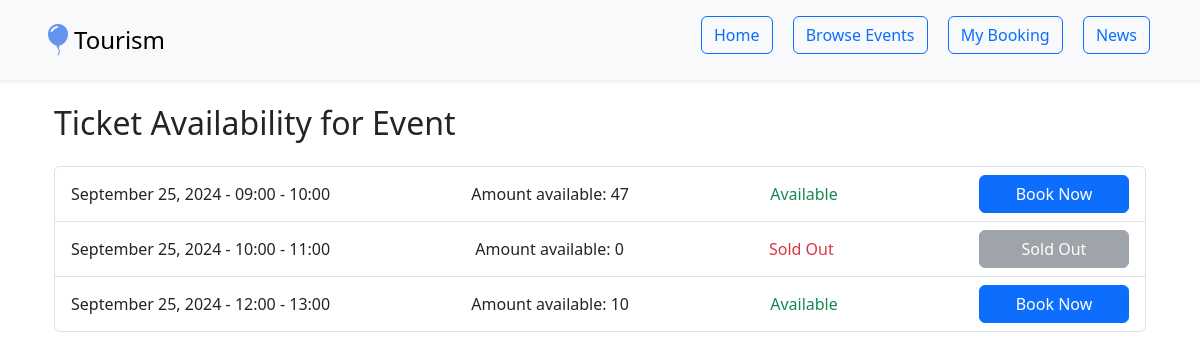
/availability/1, run on an earlier commit of the app's database.
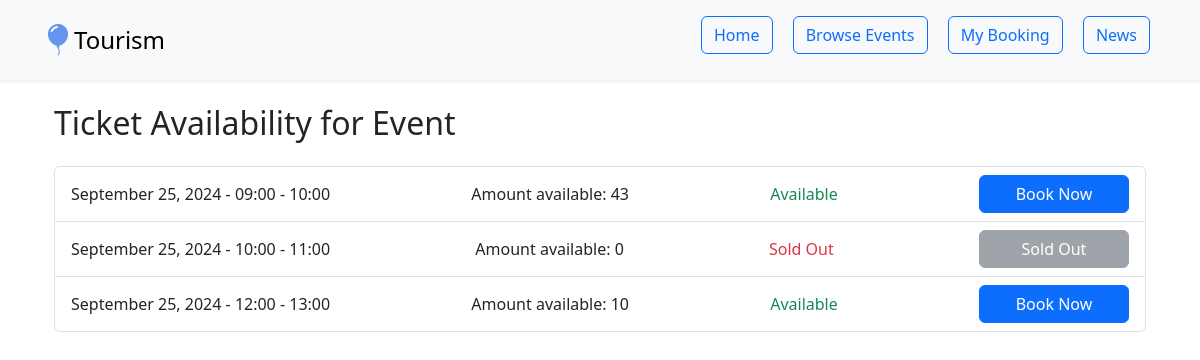
And on a later commit of the database.
### project/objects.py (models this page shows)
class Ticketing(db.Model):
    id = db.Column(db.Integer, primary_key=True)
    event_id = db.Column(db.Integer, db.ForeignKey('event.id'), nullable=False)
    date = db.Column(db.String(50), nullable=False)
    time_slot = db.Column(db.String(20), nullable=False)
    available_tickets = db.Column(db.Integer, nullable=False)
    booked_quantity = db.Column(db.Integer, nullable=True, default=0)
    email = db.Column(db.String(100), nullable=True)

### project/app.py (the view)
@app.route('/availability/<int:event_id>')
def availability(event_id):
    tickets = Ticketing.query.filter_by(event_id=event_id).all()
    log("view ticket availability")
    return render_template('availability.html', tickets=tickets)

### project/app.py (called while the page is built)
def log(event):
    id, name, email = getUser()
    current_app.logger.info(f'{id}, {name}, {event}, CUSTOMLOG')

def getUser():
    return [
        session.get('user_id', 0),
        session.get('user_name', 'anonymous'),
        session.get('user_email', 'none')
    ]

### project/templates/availability.html (shortened to what this page needs)
{% extends 'layout.html' %}
{% block content %}
<div class="container">
  <h2 class="mb-4">Ticket Availability for Event</h2>
  <ul class="list-group">
    {% for ticket in tickets %}
    <li class="list-group-item d-flex justify-content-between align-items-center">
      <span>{{ ticket.date }} - {{ ticket.time_slot }}</span>
      <span>Amount available: {{ticket.available_tickets}}</span>
      <span class="{% if ticket.available_tickets > 0 %}text-success{% else %}text-danger{% endif %}">
        {% if ticket.available_tickets > 0 %}Available{% else %}Sold Out{% endif %}
      </span>
      <a href="{{ url_for('app.payment', ticket_id=ticket.id) }}"
         class="btn {% if ticket.available_tickets > 0 %}btn-primary{% else %}btn-secondary disabled{% endif %}"
         {% if ticket.available_tickets == 0 %}disabled{% endif %}>
        {% if ticket.available_tickets > 0 %}Book Now{% else %}Sold Out{% endif %}
      </a>
    </li>
    {% endfor %}
  </ul>
</div>
{% endblock %}

What changed in the data, as far as the page shows it:
changed Ticketing (number 1 of 3 on the later page): available_tickets "47" → "43"
